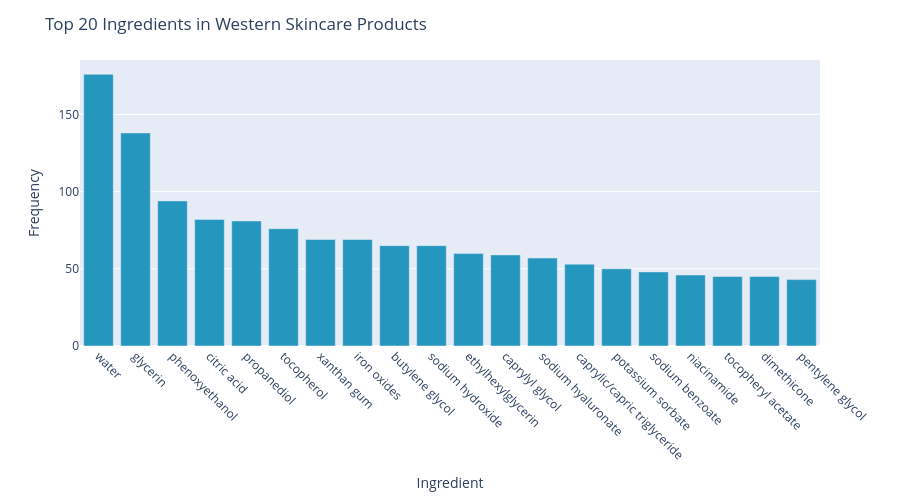

Here is the notebook cell this chart was saved with:
### Markdown cell above
### 4.1 Comparing Most Common Ingredients Across Western and Asian Datasets

We wanted to compare general ingredient differences and how often key brightening ingredients— **Vitamin C**, **Niacinamide**, **Alpha Arbutin**, **Kojic Acid**, and **Tranexamic Acid**—appear in product descriptions from American and Korean skincare brands. To do this, we searched for ingredient mentions in the dataset and counted their frequency. This allows us to determine whether American or Korean skincare brands emphasize different ingredients in their marketing. We visualized the ingredient mentions using bar charts, making it easier to see which ingredients are most popular in each region.

### Code cell
def ingredient_visualizer(df, top_n, filename_prefix):
    # Ensure ingredients are properly stored as lists
    df["ingredients"] = df["ingredients"].apply(lambda x: x if isinstance(x, list) else eval(x))

    # Flatten the list of ingredients and count occurrences
    ingredient_counts = Counter([
        ingredient.strip().lower()
        for sublist in df["ingredients"]
        for ingredient in sublist
    ])

    # Convert to DataFrame and clean
    ingredient_df = pd.DataFrame(ingredient_counts.items(), columns=["Ingredient", "Count"])
    ingredient_df = ingredient_df.sort_values(by="Count", ascending=False)
    ingredient_df = ingredient_df[ingredient_df["Ingredient"] != "1"]

    # Create bar chart
    fig = px.bar(
        ingredient_df.head(top_n),
        x="Ingredient",
        y="Count",
        labels={"Count": "Frequency", "Ingredient": "Ingredient"},
    )

    fig.update_xaxes(tickangle=45)

    # Style depending on category
    if df is western_skincare:
        fig.update_traces(marker_color="#2596be")
        fig.update_layout(
            title=f"Top {top_n} Ingredients in Western Skincare Products",
            height=500
        )
        html_filename = f"{filename_prefix}_western_ingredients_top{top_n}.html"

    else:
        fig.update_traces(marker_color="#cc6577")
        fig.update_layout(
            title=f"Top {top_n} Ingredients in Asian Skincare Products",
            height=500
        )
        html_filename = f"{filename_prefix}_asian_ingredients_top{top_n}.html"

    # 🔥 Save HTML file
    fig.write_html(html_filename, include_plotlyjs='cdn')

    print(f"Saved: {html_filename}")
    return fig

ingredient_visualizer(asian_skincare, 20, '')
ingredient_visualizer(western_skincare, 20, '')

### Figure 1 — Plotly figure (JSON) as saved in the notebook; plotly's stock layout.template omitted (floating-point values rounded to 4 significant figures)
{"data": [{"hovertemplate": "Ingredient=%{x}<br>Frequency=%{y}<extra></extra>", "legendgroup": "", "marker": {"color": "#2596be", "pattern": {"shape": ""}}, "name": "", "orientation": "v", "showlegend": false, "textposition": "auto", "type": "bar", "x": ["water", "glycerin", "phenoxyethanol", "citric acid", "propanediol", "tocopherol", "xanthan gum", "iron oxides", "butylene glycol", "sodium hydroxide", "ethylhexylglycerin", "caprylyl glycol", "sodium hyaluronate", "caprylic/capric triglyceride", "potassium sorbate", "sodium benzoate", "niacinamide", "tocopheryl acetate", "dimethicone", "pentylene glycol"], "xaxis": "x", "y": [176, 138, 94, 82, 81, 76, 69, 69, 65, 65, 60, 59, 57, 53, 50, 48, 46, 45, 45, 43], "yaxis": "y"}], "layout": {"barmode": "relative", "height": 500, "legend": {"tracegroupgap": 0}, "margin": {"t": 60}, "title": {"text": "Top 20 Ingredients in Western Skincare Products"}, "xaxis": {"anchor": "y", "domain": [0.0, 1.0], "tickangle": 45, "title": {"text": "Ingredient"}}, "yaxis": {"anchor": "x", "domain": [0.0, 1.0], "title": {"text": "Frequency"}}}}
